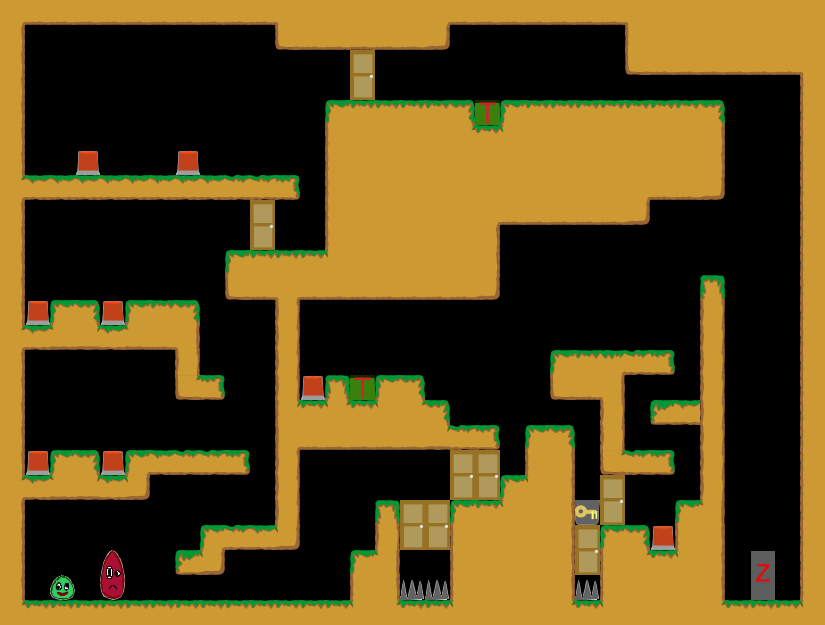

The image is a tile-based game level rendered from a .tmx file. Its description and source (layers, tilesets, objects; grid data summarised) follow:
An orthogonal 33x25 tile map with 25x25 px tiles, 1 tile layer (Kachelebene 1).

<map version="1.0" orientation="orthogonal" width="33" height="25" tilewidth="25" tileheight="25">
 <tileset firstgid="1" name="Tileset" tilewidth="25" tileheight="25">
  <image source="../../img/Tileset.png" width="400" height="250" />
 </tileset>
 <layer name="Kachelebene 1" width="33" height="25">
  <data>[825 cells, 416 non-empty, 43 distinct tile ids]</data>
 </layer>
</map>
